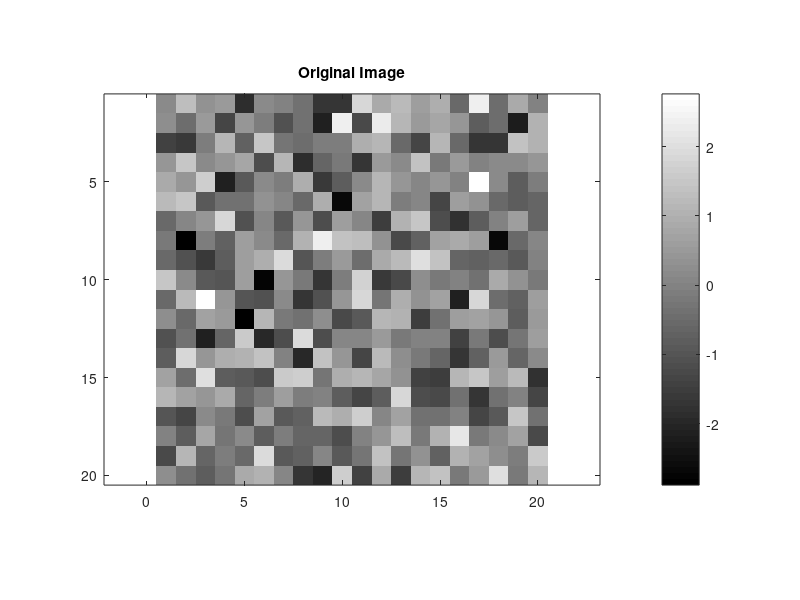
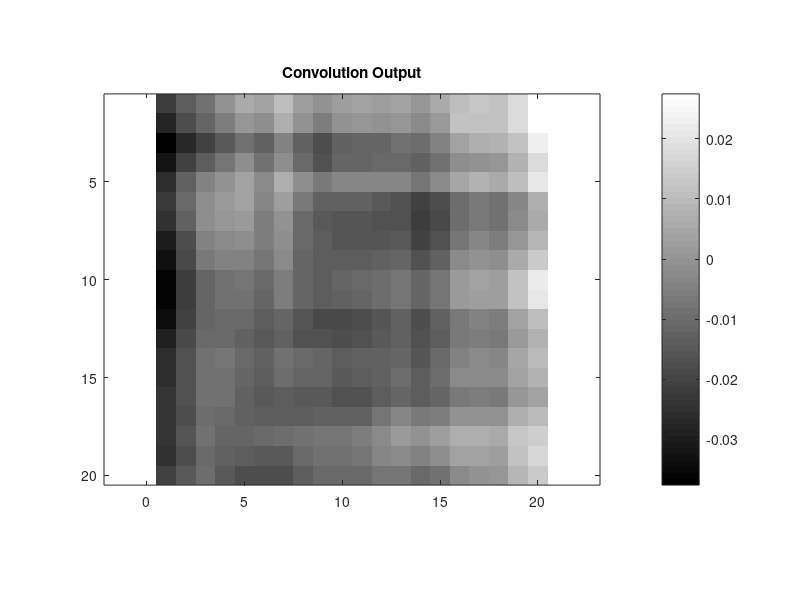

MATLAB code for these plots, in order:
% Clear workspace, command window, and close all figures
clc; clear; close all;

% Initialize image size
imgN = 20;
image = randn(imgN, imgN);

% Initialize convolution kernel
kernelN = 20;
[X, Y] = meshgrid(linspace(-3, 3, kernelN+1), linspace(-3, 3, kernelN+1));
kernel = exp(-(X.^2 + Y.^2) / kernelN);
kernel = kernel / sum(kernel(:)); % Normalize kernel

% Prepare for convolution
halfKr = floor(kernelN / 2);
convoutput = zeros(imgN + kernelN, imgN + kernelN);

% Add padding to the image manually (replacing padarray)
imagePad = zeros(size(convoutput));
imagePad(halfKr + 1:end-halfKr, halfKr + 1:end-halfKr) = image;

% Perform convolution for each pixel of the image
for rowi = halfKr + 1 : imgN + halfKr
    for coli = halfKr + 1 : imgN + halfKr
        % Extract a piece of the image
        pieceOfImg = imagePad(rowi - halfKr : rowi + halfKr, coli - halfKr : coli + halfKr);
        
        %%%%%%% TODO %%%%%%%
        % Dot product: element-wise multiplication and sum
        % Use '.*' function to element-wise multiplication
        % Input is pieceOfImg and kernel
        % Output is the sum of element of element-wise multiplicaited matrix
        % Refer to the lecture slide 32
        dotprod = sum(sum(pieceOfImg.* kernel));
        %%%%%%%%%%%%%%%%%%%%
        
        % Store the result for this pixel
        convoutput(rowi, coli) = dotprod;
    end
end

% Trim the edges
convoutput = convoutput(halfKr + 1:end-halfKr, halfKr + 1:end-halfKr);

% Visualize the original image
figure;
imagesc(image);
axis equal;
colormap gray;
colorbar;
title('Original Image');

% Visualize the convolution output
figure;
imagesc(convoutput);
axis equal;
colormap gray;
colorbar;
title('Convolution Output');
